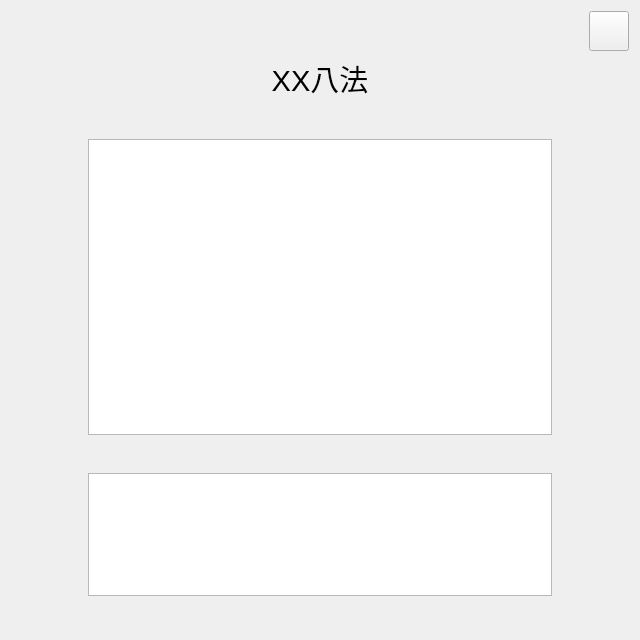
<?xml version="1.0" encoding="UTF-8"?>
<ui version="4.0">
 <class>ItemForm</class>
 <widget class="QWidget" name="ItemForm">
  <property name="geometry">
   <rect>
    <x>0</x>
    <y>0</y>
    <width>640</width>
    <height>640</height>
   </rect>
  </property>
  <property name="minimumSize">
   <size>
    <width>640</width>
    <height>0</height>
   </size>
  </property>
  <property name="maximumSize">
   <size>
    <width>640</width>
    <height>16777215</height>
   </size>
  </property>
  <property name="font">
   <font>
    <family>Arial</family>
   </font>
  </property>
  <property name="windowTitle">
   <string>请输入</string>
  </property>
  <layout class="QVBoxLayout" name="verticalLayout_2">
   <item>
    <layout class="QHBoxLayout" name="horizontalLayout_3">
     <item>
      <spacer name="horizontalSpacer">
       <property name="orientation">
        <enum>Qt::Orientation::Horizontal</enum>
       </property>
       <property name="sizeHint" stdset="0">
        <size>
         <width>40</width>
         <height>20</height>
        </size>
       </property>
      </spacer>
     </item>
     <item>
      <widget class="QPushButton" name="pushButton">
       <property name="minimumSize">
        <size>
         <width>40</width>
         <height>40</height>
        </size>
       </property>
       <property name="text">
        <string/>
       </property>
       <property name="icon">
        <iconset resource="icons.qrc">
         <normaloff>:/icon/icons/correct.png</normaloff>:/icon/icons/correct.png</iconset>
       </property>
       <property name="iconSize">
        <size>
         <width>32</width>
         <height>32</height>
        </size>
       </property>
      </widget>
     </item>
    </layout>
   </item>
   <item>
    <widget class="QLabel" name="label">
     <property name="font">
      <font>
       <family>Arial</family>
       <pointsize>22</pointsize>
      </font>
     </property>
     <property name="text">
      <string>XX八法</string>
     </property>
     <property name="alignment">
      <set>Qt::AlignmentFlag::AlignCenter</set>
     </property>
    </widget>
   </item>
   <item>
    <spacer name="verticalSpacer">
     <property name="orientation">
      <enum>Qt::Orientation::Vertical</enum>
     </property>
     <property name="sizeHint" stdset="0">
      <size>
       <width>20</width>
       <height>40</height>
      </size>
     </property>
    </spacer>
   </item>
   <item>
    <layout class="QHBoxLayout" name="horizontalLayout">
     <item>
      <widget class="QTableWidget" name="table">
       <property name="minimumSize">
        <size>
         <width>464</width>
         <height>296</height>
        </size>
       </property>
       <property name="maximumSize">
        <size>
         <width>464</width>
         <height>296</height>
        </size>
       </property>
       <property name="font">
        <font>
         <family>Arial</family>
         <pointsize>14</pointsize>
        </font>
       </property>
       <attribute name="horizontalHeaderVisible">
        <bool>false</bool>
       </attribute>
       <attribute name="verticalHeaderVisible">
        <bool>false</bool>
       </attribute>
       <attribute name="verticalHeaderDefaultSectionSize">
        <number>40</number>
       </attribute>
      </widget>
     </item>
    </layout>
   </item>
   <item>
    <spacer name="verticalSpacer_2">
     <property name="orientation">
      <enum>Qt::Orientation::Vertical</enum>
     </property>
     <property name="sizeHint" stdset="0">
      <size>
       <width>20</width>
       <height>40</height>
      </size>
     </property>
    </spacer>
   </item>
   <item>
    <layout class="QHBoxLayout" name="horizontalLayout_2">
     <item>
      <widget class="QTableWidget" name="table_2">
       <property name="minimumSize">
        <size>
         <width>464</width>
         <height>123</height>
        </size>
       </property>
       <property name="maximumSize">
        <size>
         <width>464</width>
         <height>123</height>
        </size>
       </property>
       <property name="font">
        <font>
         <family>Arial</family>
         <pointsize>14</pointsize>
        </font>
       </property>
       <property name="rowCount">
        <number>0</number>
       </property>
       <attribute name="horizontalHeaderVisible">
        <bool>false</bool>
       </attribute>
       <attribute name="verticalHeaderVisible">
        <bool>false</bool>
       </attribute>
       <attribute name="verticalHeaderDefaultSectionSize">
        <number>40</number>
       </attribute>
      </widget>
     </item>
    </layout>
   </item>
   <item>
    <spacer name="verticalSpacer_4">
     <property name="orientation">
      <enum>Qt::Orientation::Vertical</enum>
     </property>
     <property name="sizeHint" stdset="0">
      <size>
       <width>20</width>
       <height>40</height>
      </size>
     </property>
    </spacer>
   </item>
  </layout>
 </widget>
 <resources>
  <include location="icons.qrc"/>
 </resources>
 <connections/>
</ui>
